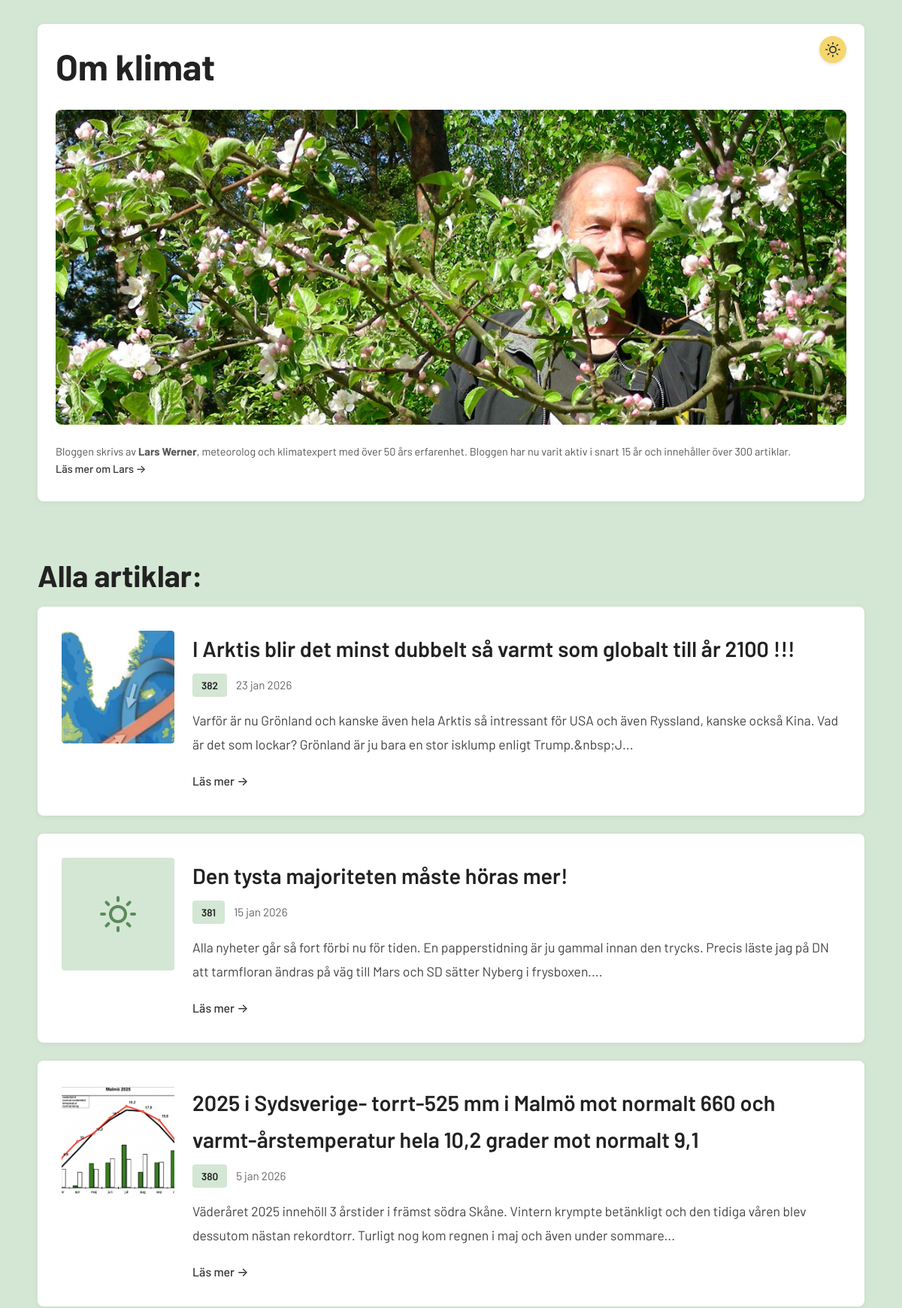
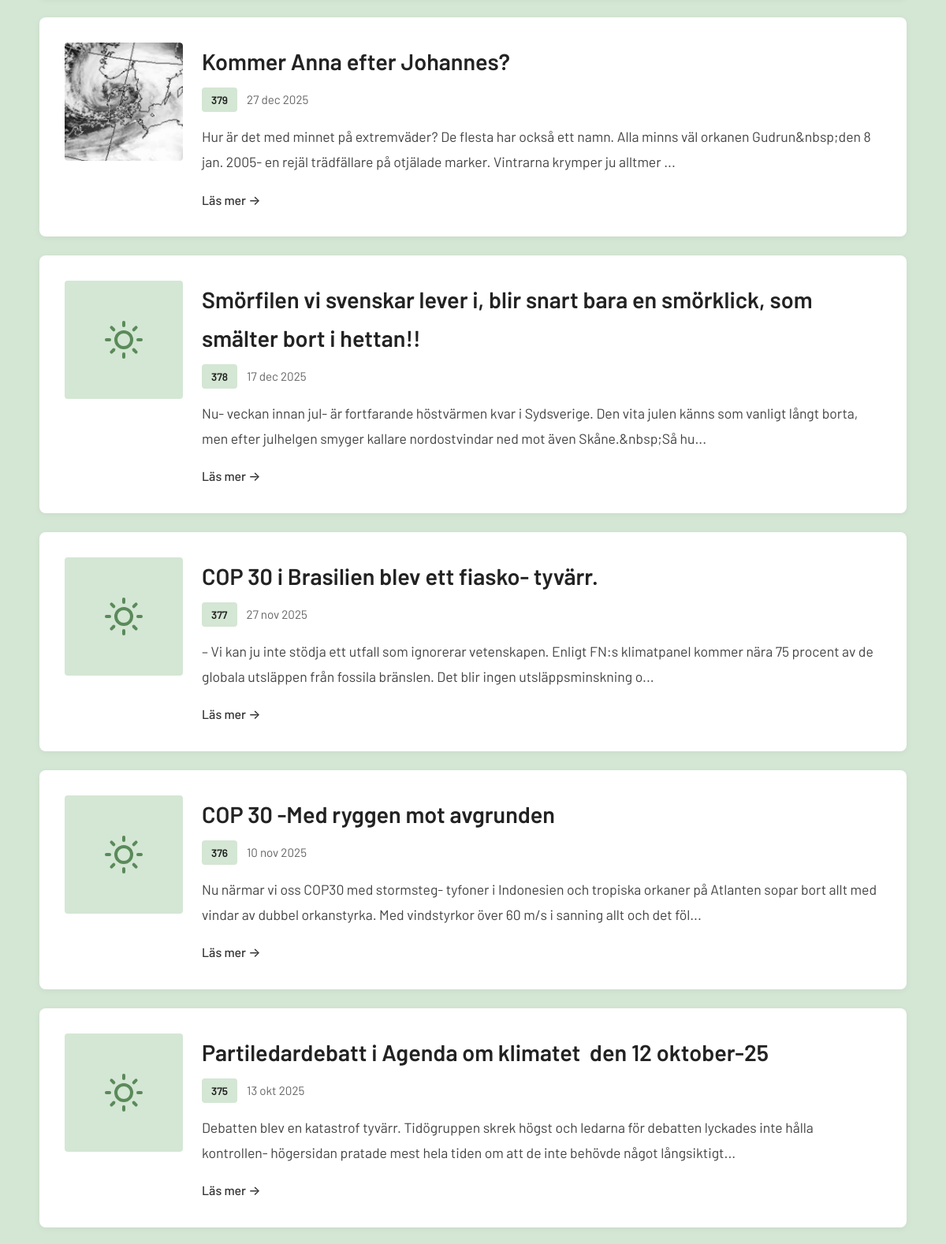
The page / (upper part) on the database its author committed (2 pictures, top to bottom).
### tables this page shows
CREATE TABLE posts (
        id INTEGER PRIMARY KEY AUTOINCREMENT,
        title TEXT NOT NULL,
        content TEXT NOT NULL,
        slug TEXT UNIQUE NOT NULL,
        created_at DATETIME DEFAULT CURRENT_TIMESTAMP,
        updated_at DATETIME DEFAULT CURRENT_TIMESTAMP
    , featured_image TEXT, status TEXT DEFAULT 'draft');

### config.php (called while the page is built, shortened)
<?php
function formatDate($date) {
    $timestamp = strtotime($date);
    $day = date('j', $timestamp);
    $month = date('n', $timestamp);
    $year = date('Y', $timestamp);
    $months = [
        1 => 'jan', 2 => 'feb', 3 => 'mar', 4 => 'apr',
        5 => 'maj', 6 => 'jun', 7 => 'jul', 8 => 'aug',
        9 => 'sep', 10 => 'okt', 11 => 'nov', 12 => 'dec'
    ];
    return $day . ' ' . $months[$month] . ' ' . $year;
}
function getFeaturedImageUrl($filename) {
    return 'uploads/' . $filename;
}

### index.php (the view, shortened to what this page needs)
<?php
require_once 'config.php';
$db = getDB();
$stmt = $db->query("SELECT id, title, content, slug, featured_image, created_at FROM posts WHERE status = 'published' ORDER BY created_at DESC");
$posts = $stmt->fetchAll(PDO::FETCH_ASSOC);
$totalPosts = count($posts);
function getExcerpt($content, $length = 200) {
    $text = strip_tags($content);
    if (strlen($text) <= $length) {
        return $text;
    }
    return substr($text, 0, $length) . '...';
}
?>
<!DOCTYPE html>
<html lang="sv">
<head>
    <link rel="stylesheet" href="styles.css?v=3">
</head>
<body>
    <div class="container">
        <header>
            <div class="header-title-wrapper">
                <h1 class="home-title">Om klimat</h1>
                <a href="admin/login.php" class="admin-sun-button" aria-label="Gå till admin-sidan">
                </a>
            </div>
            <?php if (file_exists('uploads/author.png')): ?>
                <img src="uploads/author.png" alt="Lars Werner" class="author-image" style="max-width: 100%; height: auto; margin-bottom: 1rem; border-radius: 8px;">
            <?php endif; ?>
            <div class="author-intro">
                <p>Bloggen skrivs av <strong>Lars Werner</strong>, meteorolog och klimatexpert med över 50 års erfarenhet. Bloggen har nu varit aktiv i snart 15 år och innehåller över 300 artiklar.<br><a href="om.php">Läs mer om Lars →</a></p>
            </div>
        </header>
        <?php if (!empty($posts)): ?>
            <h2 class="articles-subtitle">Alla artiklar:</h2>
        <?php endif; ?>
        <main>
            <?php if (empty($posts)): ?>
                <p class="no-posts">Inga inlägg än. Kom tillbaka snart!</p>
            <?php else: ?>
                <div class="posts-list">
                    <?php foreach ($posts as $index => $post): ?>
                        <article class="post-preview">
                            <?php if ($post['featured_image']): ?>
                                <a href="post.php?slug=<?php echo htmlspecialchars($post['slug']); ?>" class="featured-image-link">
                                    <img src="<?php echo htmlspecialchars(getFeaturedImageUrl($post['featured_image'])); ?>"
                                         alt="<?php echo htmlspecialchars($post['title']); ?>"
                                         class="featured-image">
                                </a>
                            <?php else: ?>
                                <a href="post.php?slug=<?php echo htmlspecialchars($post['slug']); ?>" class="featured-image-placeholder">
                                </a>
                            <?php endif; ?>
                            <div class="post-preview-content">
                                <h2><a href="post.php?slug=<?php echo htmlspecialchars($post['slug']); ?>">
                                    <?php echo htmlspecialchars($post['title']); ?>
                                </a></h2>
                                <div class="post-date-wrapper">
                                    <span class="article-number"><?php echo $totalPosts - $index; ?></span>
                                    <time class="post-date"><?php echo formatDate($post['created_at']); ?></time>
                                </div>
                                <p class="post-excerpt"><?php echo htmlspecialchars(getExcerpt($post['content'])); ?></p>
                                <a href="post.php?slug=<?php echo htmlspecialchars($post['slug']); ?>" class="read-more">Läs mer →</a>
                            </div>
                        </article>
                    <?php endforeach; ?>
                </div>
            <?php endif; ?>
        </main>
    </div>
</body>
</html>

### styles.css (style rules this page uses)
* { margin: 0; padding: 0; box-sizing: border-box; }
body { font-family: 'Barlow', -apple-system, BlinkMacSystemFont, 'Segoe UI', Roboto, 'Helvetica Neue', Arial, sans-serif; font-size: 18px; line-height: 1.7; color: #333; background: #d4e6d4; padding: 2rem 1rem; }
.container { max-width: 1100px; margin: 0 auto; padding: 0; }
header { background: white; padding: 1rem 1.5rem; border-radius: 8px; box-shadow: 0 2px 8px rgba(0,0,0,0.05); margin-bottom: 1.5rem; }
.header-title-wrapper { display: flex; align-items: center; justify-content: space-between; margin-bottom: 1rem; }
header h1 { font-size: 2rem; margin-bottom: 0; color: #222; font-weight: 700; flex: 1; }
header h1.home-title { font-size: 3rem; }
.admin-sun-button { display: flex; align-items: center; justify-content: center; width: 36px; height: 36px; border-radius: 50%; background: #f5d76e; color: #333; text-decoration: none; transition: all 0.2s ease; box-shadow: 0 2px 4px rgba(0, 0, 0, 0.1); flex-shrink: 0; align-self: flex-start; }
.admin-sun-button svg { width: 20px; height: 20px; }
.author-intro { margin-top: 0; margin-bottom: 1rem; padding-top: 0; font-size: 0.9rem; color: #555; line-height: 1.6; }
.author-intro a { color: #333; text-decoration: none; font-weight: 500; }
main { margin-bottom: 3rem; }
.articles-subtitle { font-size: 2.5rem; font-weight: 700; color: #222; margin-top: 4rem; margin-bottom: 0.5rem; padding: 0 2rem 0 0; }
.posts-list { display: flex; flex-direction: column; gap: 1.5rem; }
.post-preview { background: white; padding: 2rem; border-radius: 8px; box-shadow: 0 2px 8px rgba(0,0,0,0.05); display: flex; gap: 1.5rem; align-items: flex-start; }
.featured-image-link { display: block; flex-shrink: 0; width: 150px; height: 150px; border-radius: 4px; overflow: hidden; }
.featured-image { width: 100%; height: 100%; object-fit: cover; display: block; border-radius: 4px; transition: transform 0.3s ease; }
.post-preview-content { flex: 1; min-width: 0; }
.featured-image-placeholder { display: flex; align-items: center; justify-content: center; flex-shrink: 0; width: 150px; height: 150px; background: #d4e6d4; border-radius: 4px; color: #5a8a5a; text-decoration: none; transition: all 0.3s ease; }
.featured-image-placeholder svg { width: 48px; height: 48px; }
.post-preview h2 { font-size: 1.8rem; margin-bottom: 0.5rem; font-weight: 600; }
.post-preview h2 a { color: #222; text-decoration: none; }
.post-date-wrapper { display: flex; align-items: center; gap: 0.75rem; margin-bottom: 1rem; }
.post-date { font-size: 0.95rem; color: #666; }
.article-number { display: inline-block; background: #d4e6d4; color: #222; padding: 0.25rem 0.75rem; border-radius: 4px; font-size: 0.85rem; font-weight: 600; }
.post-excerpt { font-size: 1.1rem; color: #444; margin-bottom: 1rem; line-height: 1.8; }
.read-more { color: #333; text-decoration: none; font-weight: 500; font-size: 1rem; }

### rows shown on the page
posts: featured_image (picture), title "I Arktis blir det minst dubbelt så varmt som globalt till år 2100 !!!", index "382", created_at "23 jan 2026", content "Varför är nu Grönland och kanske även hela Arktis så intressant för USA och även Ryssland, kanske också Kina. Vad är det som lockar? Grönland är ju bara en stor isklump enligt Trump.&nbsp;J..."
posts: title "Den tysta majoriteten måste höras mer!", index "381", created_at "15 jan 2026", content "Alla nyheter går så fort förbi nu för tiden. En papperstidning är ju gammal innan den trycks. Precis läste jag på DN att tarmfloran ändras på väg till Mars och SD sätter Nyberg i frysboxen...."
posts: featured_image (picture), title "2025 i Sydsverige- torrt-525 mm i Malmö mot normalt 660 och varmt-årstemperatur hela 10,2 grader mot normalt 9,1", index "380", created_at "5 jan 2026", content "Väderåret 2025 innehöll 3 årstider i främst södra Skåne. Vintern krympte betänkligt och den tidiga våren blev dessutom nästan rekordtorr. Turligt nog kom regnen i maj och även under sommare..."
posts: featured_image (picture), title "Kommer Anna efter Johannes?", index "379", created_at "27 dec 2025", content "Hur är det med minnet på extremväder? De flesta har också ett namn. Alla minns väl orkanen Gudrun&nbsp;den 8 jan. 2005- en rejäl trädfällare på otjälade marker. Vintrarna krymper ju alltmer ..."
posts: title "Smörfilen vi svenskar lever i, blir snart bara en smörklick, som smälter bort i hettan!!", index "378", created_at "17 dec 2025", content "Nu- veckan innan jul- är fortfarande höstvärmen kvar i Sydsverige. Den vita julen känns som vanligt långt borta, men efter julhelgen smyger kallare nordostvindar ned mot även Skåne.&nbsp;Så hu..."
posts: title "COP 30 i Brasilien blev ett fiasko- tyvärr.", index "377", created_at "27 nov 2025", content "– Vi kan ju inte stödja ett utfall som ignorerar vetenskapen. Enligt FN:s klimatpanel kommer nära 75 procent av de globala utsläppen från fossila bränslen. Det blir ingen utsläppsminskning o..."
posts: title "COP 30 -Med ryggen mot avgrunden", index "376", created_at "10 nov 2025", content "Nu närmar vi oss COP30 med stormsteg- tyfoner i Indonesien och tropiska orkaner på Atlanten sopar bort allt med vindar av dubbel orkanstyrka. Med vindstyrkor över 60 m/s i sanning allt och det föl..."
posts: title "Partiledardebatt i Agenda om klimatet den 12 oktober-25", index "375", created_at "13 okt 2025", content "Debatten blev en katastrof tyvärr. Tidögruppen skrek högst och ledarna för debatten lyckades inte hålla kontrollen- högersidan pratade mest hela tiden om att de inte behövde något långsiktigt..."
